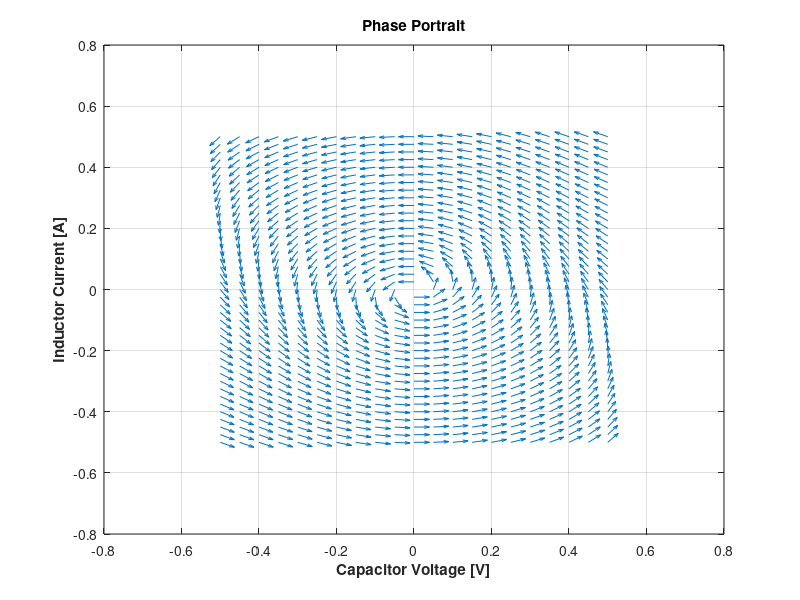

Write MATLAB code to recreate this figure. (Note: this script raises an error after producing the figure.)
% LIMIT CYCLE PHASE PORTRAIT EXAMPLE
% Quiver plotting fixed by Claude

% restart
close all; clear all; clc;

% general options
params.alpha = 0.28;   % critical value ~= 0.19
params.Rp = 50;    % [Ohm]
params.C = 1e-4;  % [F]
params.L = 0.1;  % [H]
params.cubic_scale = 0.1;

% initial conditions for trajectory
VC0 = 0.45; % [V]
IL0 = 0;    % [A]

% simulation time parameters
t0 = 0;        % [s] simulation start time
tf = 1;        % [s] simulation end time
dt = 0.0001;   % [s] timestep size
opts = odeset('RelTol',1e-6,'AbsTol',1e-8);

% compute phase portrait
% x1 = V_C
% x2 = I_L
[x1,x2] = meshgrid(-0.5:0.05:0.5,-0.02:0.001:0.02);
x1dot = -(1/params.C)*x2 - (1/(params.Rp*params.C))*x1 + params.cubic_scale*(- (1/params.C)*x1.^3 + (1/params.C)*params.alpha*x1);
x2dot = (1/params.L)*x1;

% ---- fix BOTH direction and arrowhead skew ----
% This is a Claude contribution...
% Problem: quiver draws arrowhead geometry in *data units*. With V spanning
% 0.2 and A spanning 0.006 (~33x mismatch), the renderer stretches the
% arrowhead triangle by that same ratio -> skewed/lopsided heads, even
% after fixing arrow direction/length alone.
%
% Fix: rescale the current axis internally so its numeric span matches the
% voltage axis span, plot everything in that space, then relabel the
% y-ticks back to true Amps. Displayed axis values are unaffected -- only
% the internal plotting coordinate is rescaled.

xspan = range(x1(:));   % V range
yspan = range(x2(:));   % A range
s = xspan / yspan;      % scale factor: 1 "unit" of A now spans same numeric range as V

x2s    = x2 * s;         % rescaled current, for plotting only
x2dots = x2dot * s;      % rescaled current derivative, for plotting only

% normalize direction/length in this now-isotropic (equal-span) space
mag = sqrt(x1dot.^2 + x2dots.^2);
mag(mag == 0) = 1; % avoid divide-by-zero at fixed point
x1dot_n  = x1dot  ./ mag;
x2dots_n = x2dots ./ mag;

arrowFrac = 0.04;   % arrow length as fraction of axis span; tune to taste
x1dot_plot = x1dot_n  * xspan * arrowFrac;
x2dot_plot = x2dots_n * xspan * arrowFrac;  % xspan on purpose: space is isotropic now

% plot phase portrait
figure(1);
quiver(x1,x2s,x1dot_plot,x2dot_plot,0);  % scale=0: use our own pre-scaled lengths
hold on; grid on;
xlabel('\bfCapacitor Voltage [V]');
ylabel('\bfInductor Current [A]');
title('Phase Portrait');

% relabel y-ticks to show true current values (divide back out of scaled space)
yt = yticks;
yticklabels(compose('%.4f', yt / s));

% LSIM()
% A = [-1/(params.Rp*params.C) -1/params.C; 1/params.L 0];
% B = [0; 0];
% C = eye(2);
% D = [0; 0];
% sys = ss(A,B,C,D);
% t = 0:0.0001:0.1;
% [y,t_out] = lsim(sys,[],t,[0.1;0]);

% data storage
X0 = [VC0 IL0]';
X = X0;
time = [t0];
data = [X0];

% run simulation
for t = t0:dt:(tf-dt)
    
    % calculate timestep for ODE solving
    odeTime = [t t+dt];

    % propigate state
    [T,X] = ode45(@(t,X) propDynamics(t,X,params),odeTime,X,opts);
    X = X(end, :)';  % note: this step is necessary to keep state vector dimensions correct for next call to ode45()
    
    % store results from this timestep
    time(end+1)   = T(end);
    data(:,end+1) = X; % note: discarding state values at intermediate timesteps calculated by ode45()
end

% add simulated trajectory to phase portrait
figure(1);
plot(data(1,:),data(2,:)*s,'LineWidth',1.6,'Color',[0.8 0 0]);  % *s to match rescaled quiver space

% propagate state
function  Xdot = propDynamics(t,X,params)

% recover paramters
C = params.C;  % note: pendulum acceleration is mass invariant
L = params.L;
Rp = params.Rp;
alpha = params.alpha;
cubic_scale = params.cubic_scale;

% deconstruct state vector
VC = X(1);
IL = X(2);

% construct Xdot from differential equation
Xdot = zeros(2,1);
Xdot(1,:) = -(1/C)*IL - (1/(Rp*C))*VC + cubic_scale*(-(1/C)*VC.^3 + (1/C)*alpha*VC);
Xdot(2,:) = (1/L)*VC;

end
